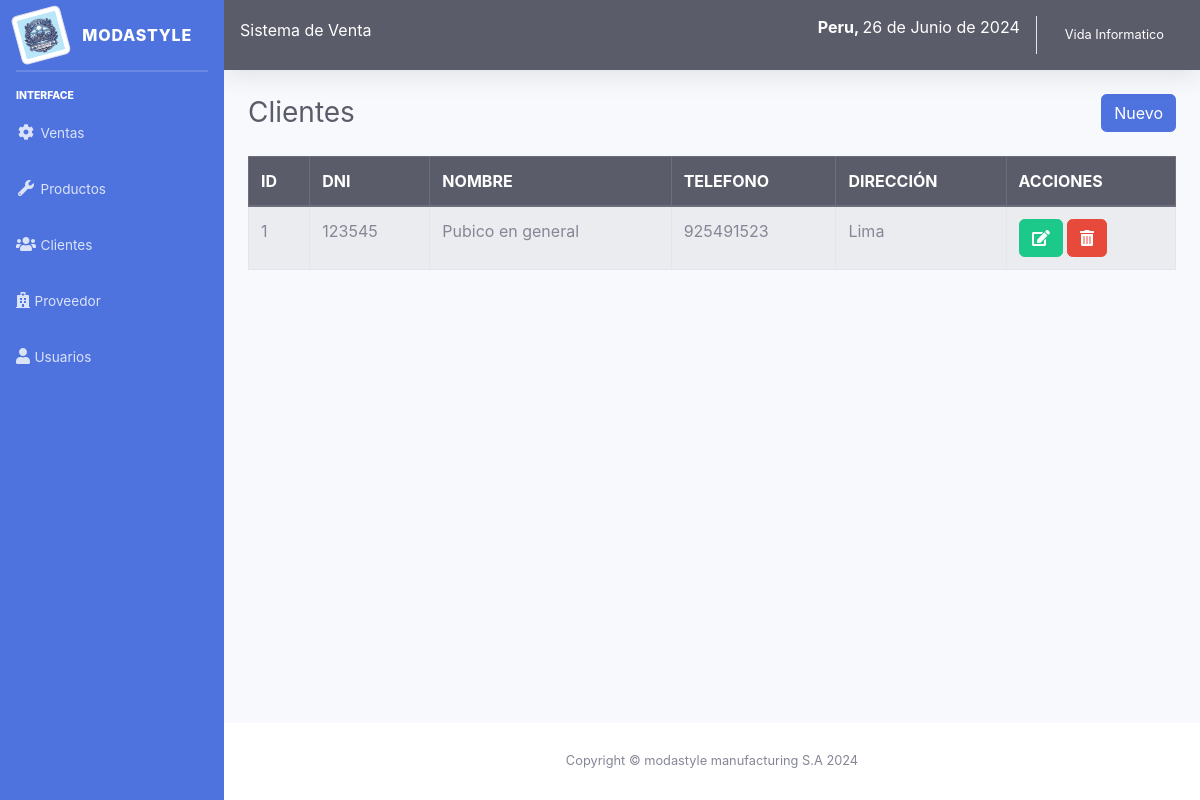
/sistema/lista_cliente.php (signed in), run on the app's committed database.
### tables this page shows
CREATE TABLE `cliente` (
  `idcliente` int(11) NOT NULL,
  `dni` int(8) NOT NULL,
  `nombre` varchar(100) NOT NULL,
  `telefono` int(15) NOT NULL,
  `direccion` varchar(200) NOT NULL,
  `usuario_id` int(11) NOT NULL
);

### sistema/lista_cliente.php (the view)
<?php include_once "includes/header.php"; ?>
<div class="container-fluid">
	<div class="d-sm-flex align-items-center justify-content-between mb-4">
		<h1 class="h3 mb-0 text-gray-800">Clientes</h1>
		<a href="registro_cliente.php" class="btn btn-primary">Nuevo</a>
	</div>
	<div class="row">
		<div class="col-lg-12">
			<div class="table-responsive">
				<table class="table table-striped table-bordered" id="table">
					<thead class="thead-dark">
						<tr>
							<th>ID</th>
							<th>DNI</th>
							<th>NOMBRE</th>
							<th>TELEFONO</th>
							<th>DIRECCIÓN</th>
							<?php if ($_SESSION['rol'] == 1) { ?>
							<th>ACCIONES</th>
							<?php } ?>
						</tr>
					</thead>
					<tbody>
						<?php
						include "../conexion.php";
						$query = mysqli_query($conexion, "SELECT * FROM cliente");
						$result = mysqli_num_rows($query);
						if ($result > 0) {
							while ($data = mysqli_fetch_assoc($query)) { ?>
								<tr>
									<td><?php echo $data['idcliente']; ?></td>
									<td><?php echo $data['dni']; ?></td>
									<td><?php echo $data['nombre']; ?></td>
									<td><?php echo $data['telefono']; ?></td>
									<td><?php echo $data['direccion']; ?></td>
									<?php if ($_SESSION['rol'] == 1) { ?>
									<td>
										<a href="editar_cliente.php?id=<?php echo $data['idcliente']; ?>" class="btn btn-success"><i class='fas fa-edit'></i></a>
										<form action="eliminar_cliente.php?id=<?php echo $data['idcliente']; ?>" method="post" class="confirmar d-inline">
											<button class="btn btn-danger" type="submit"><i class='fas fa-trash-alt'></i> </button>
										</form>
									</td>
									<?php } ?>
								</tr>
						<?php }
						} ?>
					</tbody>
				</table>
			</div>
		</div>
	</div>
</div>
</div>
<?php include_once "includes/footer.php"; ?>

### data on the page
cliente: idcliente "1", dni "123545", nombre "Pubico en general", telefono "925491523", direccion "Lima"

### other printed values
fechaPeru() "26 de Junio de 2024"
$_SESSION['nombre'] "Vida Informatico"
